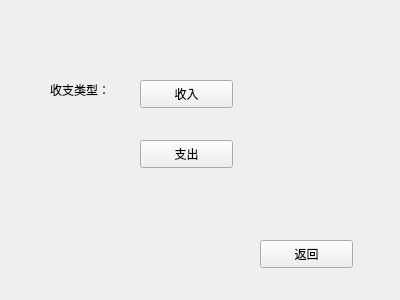
<?xml version="1.0" encoding="UTF-8"?>
<ui version="4.0">
 <class>CreatePage</class>
 <widget class="QWidget" name="CreatePage">
  <property name="geometry">
   <rect>
    <x>0</x>
    <y>0</y>
    <width>400</width>
    <height>300</height>
   </rect>
  </property>
  <property name="windowTitle">
   <string>新建</string>
  </property>
  <widget class="QPushButton" name="pushButton">
   <property name="geometry">
    <rect>
     <x>260</x>
     <y>240</y>
     <width>93</width>
     <height>28</height>
    </rect>
   </property>
   <property name="text">
    <string>返回</string>
   </property>
  </widget>
  <widget class="QLabel" name="label_2">
   <property name="geometry">
    <rect>
     <x>50</x>
     <y>80</y>
     <width>69</width>
     <height>19</height>
    </rect>
   </property>
   <property name="text">
    <string>收支类型：</string>
   </property>
  </widget>
  <widget class="QPushButton" name="pushButton_in">
   <property name="geometry">
    <rect>
     <x>140</x>
     <y>80</y>
     <width>93</width>
     <height>28</height>
    </rect>
   </property>
   <property name="text">
    <string>收入</string>
   </property>
  </widget>
  <widget class="QPushButton" name="pushButton_out">
   <property name="geometry">
    <rect>
     <x>140</x>
     <y>140</y>
     <width>93</width>
     <height>28</height>
    </rect>
   </property>
   <property name="text">
    <string>支出</string>
   </property>
  </widget>
 </widget>
 <resources/>
 <connections/>
</ui>
